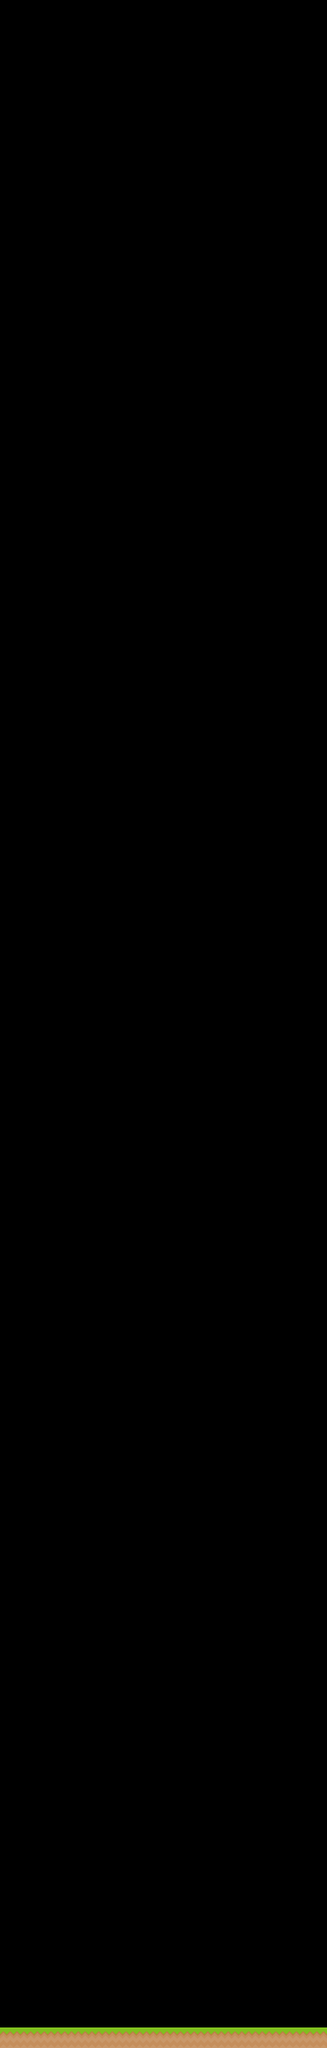

This game map was drawn from its Tiled (.tmx) file and the tilesets committed beside it. A one-line description and the trimmed map source follow:
An orthogonal 16x100 tile map with 70x70 px tiles, 1 tile layer (Tile Layer 1).

<map version="1.0" orientation="orthogonal" renderorder="right-down" width="16" height="100" tilewidth="70" tileheight="70">
 <tileset firstgid="1" name="background-tiles" tilewidth="70" tileheight="70">
  <image source="../img/background-tiles.png" width="910" height="910" />
 </tileset>
 <layer name="Tile Layer 1" width="16" height="100">
  <data>[1600 cells, 16 non-empty, 1 distinct tile ids]</data>
 </layer>
</map>
